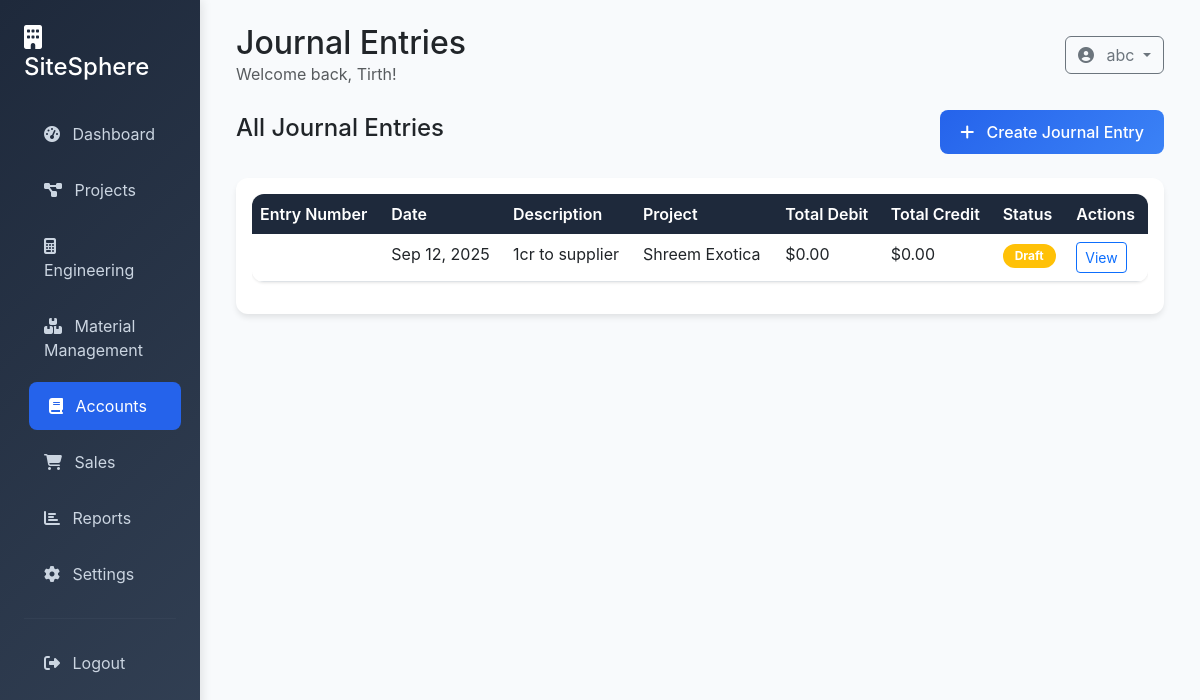
/accounts/journal-entries/ (signed in), run on the app's committed database.
### accounts/models.py (models this page shows, shortened)
class JournalEntry(models.Model):
    entry_number = models.CharField(max_length=100, unique=True)
    entry_date = models.DateField()
    reference = models.CharField(max_length=255, blank=True)
    description = models.TextField()
    total_debit = models.DecimalField(max_digits=15, decimal_places=2, default=0)
    total_credit = models.DecimalField(max_digits=15, decimal_places=2, default=0)
    project = models.ForeignKey(Project, on_delete=models.CASCADE, null=True, blank=True)
    created_by = models.ForeignKey(User, on_delete=models.CASCADE)
    created_at = models.DateTimeField(auto_now_add=True)
    is_posted = models.BooleanField(default=False)

### projects/models.py (models this page shows, shortened)
class Project(models.Model):
    STATUS_CHOICES = [
        ('planning', 'Planning'),
        ('active', 'Active'),
        ('on_hold', 'On Hold'),
        ('completed', 'Completed'),
        ('cancelled', 'Cancelled'),
    ]
    name = models.CharField(max_length=255)
    company_name = models.CharField(max_length=255)
    description = models.TextField(blank=True)
    project_address = models.TextField()
    start_date = models.DateField()
    end_date = models.DateField(null=True, blank=True)
    estimated_budget = models.DecimalField(max_digits=15, decimal_places=2)
    actual_cost = models.DecimalField(max_digits=15, decimal_places=2, default=0)
    status = models.CharField(max_length=20, choices=STATUS_CHOICES, default='planning')
    completion_percentage = models.IntegerField(default=0)
    created_by = models.ForeignKey(User, on_delete=models.CASCADE)
    created_at = models.DateTimeField(auto_now_add=True)
    updated_at = models.DateTimeField(auto_now=True)

### accounts/views.py (the view)
# urls.py: path('journal-entries/', views.journal_entry_list, name='journal_entry_list'),
@login_required
def journal_entry_list(request):
    entries = JournalEntry.objects.filter(created_by=request.user).order_by('-created_at')
    context = {
        'entries': entries,
    }
    return render(request, 'accounts/journal_entry_list.html', context)

### templates/accounts/journal_entry_list.html (shortened to what this page needs)
{% extends 'base.html' %}
{% block page_title %}Journal Entries{% endblock %}
{% block content %}
<div class="row mb-4">
    <div class="col-12">
        <div class="d-flex justify-content-between align-items-center">
            <h4>All Journal Entries</h4>
            <a href="{% url 'accounts:journal_entry_create' %}" class="btn btn-primary">
                <i class="fas fa-plus me-2"></i>
                Create Journal Entry
            </a>
        </div>
    </div>
</div>
<div class="row">
    <div class="col-12">
        <div class="card">
            <div class="card-body">
                {% if entries %}
                <div class="table-responsive">
                    <table class="table table-hover">
                        <thead>
                            <tr>
                                <th>Entry Number</th>
                                <th>Date</th>
                                <th>Description</th>
                                <th>Project</th>
                                <th>Total Debit</th>
                                <th>Total Credit</th>
                                <th>Status</th>
                                <th>Actions</th>
                            </tr>
                        </thead>
                        <tbody>
                            {% for entry in entries %}
                            <tr>
                                <td>{{ entry.entry_number }}</td>
                                <td>{{ entry.entry_date|date:"M d, Y" }}</td>
                                <td>{{ entry.description|truncatechars:50 }}</td>
                                <td>{{ entry.project.name|default:"-" }}</td>
                                <td>${{ entry.total_debit|floatformat:2 }}</td>
                                <td>${{ entry.total_credit|floatformat:2 }}</td>
                                <td>
                                    <span class="badge bg-{% if entry.is_posted %}success{% else %}warning{% endif %}">
                                        {% if entry.is_posted %}Posted{% else %}Draft{% endif %}
                                    </span>
                                </td>
                                <td>
                                    <a href="{% url 'accounts:journal_entry_detail' entry.id %}" class="btn btn-sm btn-outline-primary">View</a>
                                </td>
                            </tr>
                            {% endfor %}
                        </tbody>
                    </table>
                </div>
                {% endif %}
            </div>
        </div>
    </div>
</div>
{% endblock %}

### templates/base.html (shortened to what this page needs)
<!DOCTYPE html>
<html lang="en">
<head>
    <link href="https://cdn.jsdelivr.net/npm/bootstrap@5.3.0/dist/css/bootstrap.min.css" rel="stylesheet">
    <link href="https://cdnjs.cloudflare.com/ajax/libs/font-awesome/6.4.0/css/all.min.css" rel="stylesheet">
</head>
<body>
    {% if user.is_authenticated %}
    <div class="container-fluid">
        <div class="row">
            <div class="col-md-3 col-lg-2 px-0">
                <div class="sidebar">
                    <div class="p-4">
                        <h4 class="text-white mb-4">
                            <i class="fas fa-building me-2"></i>
                            SiteSphere
                        </h4>
                        <nav class="nav flex-column">
                            <a class="nav-link {% if request.resolver_match.url_name == 'home' %}active{% endif %}" href="{% url 'dashboard:home' %}">
                                <i class="fas fa-tachometer-alt me-2"></i>
                                Dashboard
                            </a>
                            <a class="nav-link {% if request.resolver_match.url_name == 'project_selection' %}active{% endif %}" href="{% url 'dashboard:project_selection' %}">
                                <i class="fas fa-project-diagram me-2"></i>
                                Projects
                            </a>
                            <a class="nav-link {% if 'engineering' in request.resolver_match.namespace %}active{% endif %}" href="{% url 'engineering:dashboard' %}">
                                <i class="fas fa-calculator me-2"></i>
                                Engineering
                            </a>
                            <a class="nav-link {% if 'material_management' in request.resolver_match.namespace %}active{% endif %}" href="{% url 'material_management:dashboard' %}">
                                <i class="fas fa-boxes me-2"></i>
                                Material Management
                            </a>
                            <a class="nav-link {% if 'accounts' in request.resolver_match.namespace %}active{% endif %}" href="{% url 'accounts:dashboard' %}">
                                <i class="fas fa-book me-2"></i>
                                Accounts
                            </a>
                            <a class="nav-link {% if 'sales' in request.resolver_match.namespace %}active{% endif %}" href="{% url 'sales:dashboard' %}">
                                <i class="fas fa-shopping-cart me-2"></i>
                                Sales
                            </a>
                            <a class="nav-link" href="#">
                                <i class="fas fa-chart-bar me-2"></i>
                                Reports
                            </a>
                            <a class="nav-link" href="#">
                                <i class="fas fa-cog me-2"></i>
                                Settings
                            </a>
                            <hr class="my-3" style="border-color: #475569;">
                            <a class="nav-link" href="{% url 'authentication:logout' %}">
                                <i class="fas fa-sign-out-alt me-2"></i>
                                Logout
                            </a>
                        </nav>
                    </div>
                </div>
            </div>
            <div class="col-md-9 col-lg-10">
                <div class="p-4">
                    <div class="d-flex justify-content-between align-items-center mb-4">
                        <div>
                            <h2 class="mb-0">{% block page_title %}Dashboard{% endblock %}</h2>
                            <p class="text-muted mb-0">Welcome back, {{ user.first_name|default:user.username }}!</p>
                        </div>
                        <div class="d-flex align-items-center">
                            <div class="dropdown">
                                <button class="btn btn-outline-secondary dropdown-toggle" type="button" data-bs-toggle="dropdown">
                                    <i class="fas fa-user-circle me-2"></i>
                                    {{ user.username }}
                                </button>
                            </div>
                        </div>
                    </div>
                    {% block content %}{% endblock %}
                </div>
            </div>
        </div>
    </div>
    {% else %}
    {% block auth_content %}{% endblock %}
    {% endif %}
</body>
</html>

### templates/base.html (style rules this page uses)
:root { --primary-color: #2563eb; --secondary-color: #64748b; --success-color: #10b981; --warning-color: #f59e0b; --danger-color: #ef4444; --dark-color: #1e293b; --light-color: #f8fafc; }
body { background-color: var(--light-color); font-family: 'Inter', -apple-system, BlinkMacSystemFont, sans-serif; }
.sidebar { background: linear-gradient(135deg, var(--dark-color) 0%, #334155 100%); min-height: 100vh; box-shadow: 2px 0 10px rgba(0,0,0,0.1); }
.sidebar .nav-link { color: #cbd5e1; padding: 12px 20px; margin: 4px 0; border-radius: 8px; transition: all 0.3s ease; }
.sidebar .nav-link:hover, .sidebar .nav-link.active { background-color: var(--primary-color); color: white; transform: translateX(5px); }
.card { border: none; border-radius: 12px; box-shadow: 0 4px 6px -1px rgba(0, 0, 0, 0.1); transition: transform 0.2s ease, box-shadow 0.2s ease; }
.btn-primary { background: linear-gradient(135deg, var(--primary-color) 0%, #3b82f6 100%); border: none; border-radius: 8px; padding: 10px 20px; font-weight: 500; transition: all 0.3s ease; }
.table { border-radius: 12px; overflow: hidden; box-shadow: 0 1px 3px rgba(0, 0, 0, 0.1); }
.table thead th { background-color: var(--dark-color); color: white; border: none; font-weight: 600; }
.badge { font-size: 0.75rem; padding: 6px 12px; border-radius: 20px; }

### data on the page
JournalEntry: entry_date "Sep 12, 2025", description "1cr to supplier", project.name "Shreem Exotica", total_debit "0.00", total_credit "0.00", is_posted "Draft"

### other printed values
{{ user.first_name|default:user.username }} "Tirth"
{{ user.username }} "abc"
